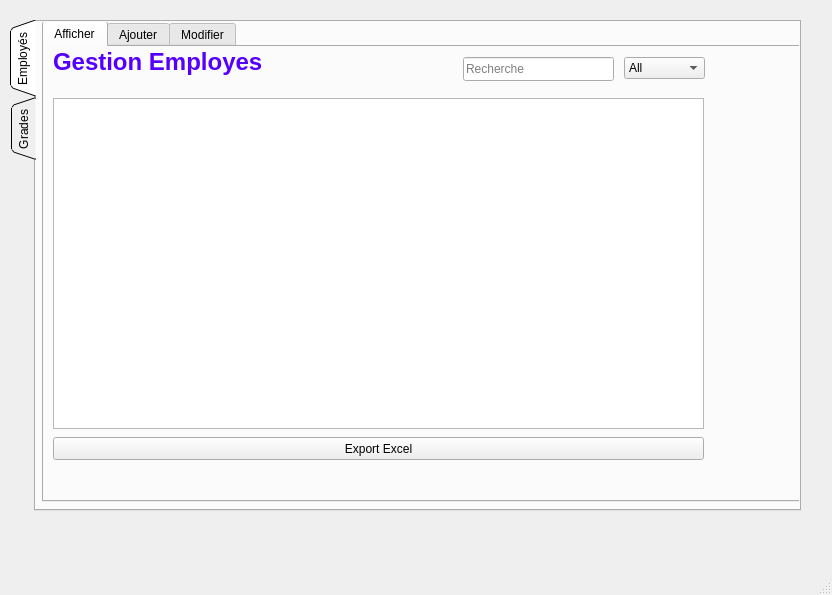
<?xml version="1.0" encoding="UTF-8"?>
<ui version="4.0">
 <class>gestion_adam</class>
 <widget class="QMainWindow" name="gestion_adam">
  <property name="geometry">
   <rect>
    <x>0</x>
    <y>0</y>
    <width>832</width>
    <height>595</height>
   </rect>
  </property>
  <property name="windowTitle">
   <string>MainWindow</string>
  </property>
  <widget class="QWidget" name="centralwidget">
   <widget class="QTabWidget" name="tabWidget">
    <property name="geometry">
     <rect>
      <x>10</x>
      <y>20</y>
      <width>791</width>
      <height>491</height>
     </rect>
    </property>
    <property name="tabPosition">
     <enum>QTabWidget::West</enum>
    </property>
    <property name="tabShape">
     <enum>QTabWidget::Triangular</enum>
    </property>
    <property name="currentIndex">
     <number>0</number>
    </property>
    <widget class="QWidget" name="tab">
     <attribute name="title">
      <string>Employés</string>
     </attribute>
     <widget class="QTabWidget" name="tabWidget_2">
      <property name="geometry">
       <rect>
        <x>6</x>
        <y>-1</y>
        <width>761</width>
        <height>481</height>
       </rect>
      </property>
      <property name="currentIndex">
       <number>0</number>
      </property>
      <widget class="QWidget" name="tab_3">
       <attribute name="title">
        <string>Afficher</string>
       </attribute>
       <widget class="QComboBox" name="employe_sel_col">
        <property name="geometry">
         <rect>
          <x>580</x>
          <y>10</y>
          <width>81</width>
          <height>22</height>
         </rect>
        </property>
        <item>
         <property name="text">
          <string>All</string>
         </property>
        </item>
        <item>
         <property name="text">
          <string>ID</string>
         </property>
        </item>
        <item>
         <property name="text">
          <string>Nom</string>
         </property>
        </item>
        <item>
         <property name="text">
          <string>Mail</string>
         </property>
        </item>
        <item>
         <property name="text">
          <string>Tel</string>
         </property>
        </item>
        <item>
         <property name="text">
          <string>Naissance</string>
         </property>
        </item>
        <item>
         <property name="text">
          <string>Grade</string>
         </property>
        </item>
        <item>
         <property name="text">
          <string>Salaire</string>
         </property>
        </item>
       </widget>
       <widget class="QLabel" name="label">
        <property name="geometry">
         <rect>
          <x>9</x>
          <y>0</y>
          <width>221</width>
          <height>31</height>
         </rect>
        </property>
        <property name="text">
         <string>&lt;html&gt;&lt;head/&gt;&lt;body&gt;&lt;p&gt;&lt;span style=&quot; font-size:18pt; font-weight:600; color:#5500ff;&quot;&gt;Gestion Employes&lt;/span&gt;&lt;/p&gt;&lt;/body&gt;&lt;/html&gt;</string>
        </property>
       </widget>
       <widget class="QTableView" name="table_employe">
        <property name="geometry">
         <rect>
          <x>9</x>
          <y>51</y>
          <width>651</width>
          <height>331</height>
         </rect>
        </property>
        <property name="styleSheet">
         <string notr="true"/>
        </property>
        <property name="sortingEnabled">
         <bool>true</bool>
        </property>
        <attribute name="horizontalHeaderCascadingSectionResizes">
         <bool>true</bool>
        </attribute>
        <attribute name="horizontalHeaderShowSortIndicator" stdset="0">
         <bool>true</bool>
        </attribute>
        <attribute name="horizontalHeaderStretchLastSection">
         <bool>false</bool>
        </attribute>
       </widget>
       <widget class="QPushButton" name="export_2">
        <property name="geometry">
         <rect>
          <x>9</x>
          <y>390</y>
          <width>651</width>
          <height>23</height>
         </rect>
        </property>
        <property name="text">
         <string>Export Excel</string>
        </property>
       </widget>
       <widget class="QLineEdit" name="rech_employe">
        <property name="geometry">
         <rect>
          <x>419</x>
          <y>10</y>
          <width>151</width>
          <height>24</height>
         </rect>
        </property>
        <property name="placeholderText">
         <string>Recherche</string>
        </property>
        <property name="clearButtonEnabled">
         <bool>true</bool>
        </property>
       </widget>
      </widget>
      <widget class="QWidget" name="tab_4">
       <attribute name="title">
        <string>Ajouter</string>
       </attribute>
       <widget class="QLabel" name="label_9">
        <property name="geometry">
         <rect>
          <x>190</x>
          <y>110</y>
          <width>121</width>
          <height>21</height>
         </rect>
        </property>
        <property name="text">
         <string>Nom et Prenom</string>
        </property>
       </widget>
       <widget class="QLabel" name="label_10">
        <property name="geometry">
         <rect>
          <x>190</x>
          <y>310</y>
          <width>121</width>
          <height>21</height>
         </rect>
        </property>
        <property name="text">
         <string>Salaire</string>
        </property>
       </widget>
       <widget class="QLabel" name="label_11">
        <property name="geometry">
         <rect>
          <x>210</x>
          <y>20</y>
          <width>201</width>
          <height>31</height>
         </rect>
        </property>
        <property name="text">
         <string>&lt;html&gt;&lt;head/&gt;&lt;body&gt;&lt;p&gt;&lt;span style=&quot; font-size:18pt; font-weight:600; color:#0000ff;&quot;&gt;Details Employe&lt;/span&gt;&lt;/p&gt;&lt;/body&gt;&lt;/html&gt;</string>
        </property>
       </widget>
       <widget class="QDateEdit" name="naissance">
        <property name="geometry">
         <rect>
          <x>330</x>
          <y>230</y>
          <width>131</width>
          <height>22</height>
         </rect>
        </property>
        <property name="calendarPopup">
         <bool>true</bool>
        </property>
        <property name="date">
         <date>
          <year>2000</year>
          <month>1</month>
          <day>1</day>
         </date>
        </property>
       </widget>
       <widget class="QDoubleSpinBox" name="salaire">
        <property name="geometry">
         <rect>
          <x>330</x>
          <y>310</y>
          <width>131</width>
          <height>22</height>
         </rect>
        </property>
       </widget>
       <widget class="QLineEdit" name="tel">
        <property name="geometry">
         <rect>
          <x>330</x>
          <y>190</y>
          <width>131</width>
          <height>20</height>
         </rect>
        </property>
        <property name="inputMask">
         <string>99 999 999</string>
        </property>
        <property name="text">
         <string>  </string>
        </property>
        <property name="maxLength">
         <number>10</number>
        </property>
       </widget>
       <widget class="QLabel" name="label_12">
        <property name="geometry">
         <rect>
          <x>190</x>
          <y>70</y>
          <width>121</width>
          <height>21</height>
         </rect>
        </property>
        <property name="text">
         <string>ID</string>
        </property>
       </widget>
       <widget class="QLineEdit" name="nom">
        <property name="geometry">
         <rect>
          <x>330</x>
          <y>110</y>
          <width>131</width>
          <height>20</height>
         </rect>
        </property>
       </widget>
       <widget class="QLineEdit" name="mail">
        <property name="geometry">
         <rect>
          <x>330</x>
          <y>150</y>
          <width>131</width>
          <height>20</height>
         </rect>
        </property>
        <property name="inputMask">
         <string>AAAAxxxxxxxxxx@AAAAxxx.AAa</string>
        </property>
        <property name="text">
         <string>@.</string>
        </property>
       </widget>
       <widget class="QLabel" name="label_13">
        <property name="geometry">
         <rect>
          <x>190</x>
          <y>190</y>
          <width>121</width>
          <height>21</height>
         </rect>
        </property>
        <property name="text">
         <string>Tel</string>
        </property>
       </widget>
       <widget class="QLabel" name="label_14">
        <property name="geometry">
         <rect>
          <x>190</x>
          <y>150</y>
          <width>121</width>
          <height>21</height>
         </rect>
        </property>
        <property name="text">
         <string>E-mail</string>
        </property>
       </widget>
       <widget class="QComboBox" name="grade">
        <property name="geometry">
         <rect>
          <x>330</x>
          <y>270</y>
          <width>131</width>
          <height>22</height>
         </rect>
        </property>
       </widget>
       <widget class="QLabel" name="label_15">
        <property name="geometry">
         <rect>
          <x>190</x>
          <y>270</y>
          <width>121</width>
          <height>21</height>
         </rect>
        </property>
        <property name="text">
         <string>Grade</string>
        </property>
       </widget>
       <widget class="QLineEdit" name="id_emp">
        <property name="geometry">
         <rect>
          <x>330</x>
          <y>70</y>
          <width>131</width>
          <height>20</height>
         </rect>
        </property>
       </widget>
       <widget class="QLabel" name="label_16">
        <property name="geometry">
         <rect>
          <x>190</x>
          <y>230</y>
          <width>121</width>
          <height>21</height>
         </rect>
        </property>
        <property name="text">
         <string>Date Naissance</string>
        </property>
       </widget>
       <widget class="QPushButton" name="btn_ajouter_emp">
        <property name="geometry">
         <rect>
          <x>330</x>
          <y>350</y>
          <width>75</width>
          <height>23</height>
         </rect>
        </property>
        <property name="text">
         <string>Ajouter</string>
        </property>
       </widget>
      </widget>
      <widget class="QWidget" name="tab_5">
       <attribute name="title">
        <string>Modifier</string>
       </attribute>
       <widget class="QLabel" name="label_17">
        <property name="geometry">
         <rect>
          <x>250</x>
          <y>210</y>
          <width>121</width>
          <height>21</height>
         </rect>
        </property>
        <property name="text">
         <string>Tel</string>
        </property>
       </widget>
       <widget class="QLabel" name="label_18">
        <property name="geometry">
         <rect>
          <x>250</x>
          <y>330</y>
          <width>121</width>
          <height>21</height>
         </rect>
        </property>
        <property name="text">
         <string>Salaire</string>
        </property>
       </widget>
       <widget class="QLabel" name="label_19">
        <property name="geometry">
         <rect>
          <x>250</x>
          <y>170</y>
          <width>121</width>
          <height>21</height>
         </rect>
        </property>
        <property name="text">
         <string>E-mail</string>
        </property>
       </widget>
       <widget class="QPushButton" name="btn_modif_emp">
        <property name="geometry">
         <rect>
          <x>390</x>
          <y>370</y>
          <width>75</width>
          <height>23</height>
         </rect>
        </property>
        <property name="text">
         <string>Modifier</string>
        </property>
       </widget>
       <widget class="QLabel" name="label_20">
        <property name="geometry">
         <rect>
          <x>250</x>
          <y>130</y>
          <width>121</width>
          <height>21</height>
         </rect>
        </property>
        <property name="text">
         <string>Nom et Prenom</string>
        </property>
       </widget>
       <widget class="QLabel" name="label_21">
        <property name="geometry">
         <rect>
          <x>250</x>
          <y>90</y>
          <width>121</width>
          <height>21</height>
         </rect>
        </property>
        <property name="text">
         <string>ID</string>
        </property>
       </widget>
       <widget class="QLineEdit" name="tel_modif">
        <property name="geometry">
         <rect>
          <x>390</x>
          <y>210</y>
          <width>131</width>
          <height>20</height>
         </rect>
        </property>
        <property name="inputMask">
         <string>99 999 999</string>
        </property>
        <property name="text">
         <string>  </string>
        </property>
        <property name="maxLength">
         <number>10</number>
        </property>
       </widget>
       <widget class="QLabel" name="label_22">
        <property name="geometry">
         <rect>
          <x>250</x>
          <y>250</y>
          <width>121</width>
          <height>21</height>
         </rect>
        </property>
        <property name="text">
         <string>Date Naissance</string>
        </property>
       </widget>
       <widget class="QLineEdit" name="mail_modif">
        <property name="geometry">
         <rect>
          <x>390</x>
          <y>170</y>
          <width>131</width>
          <height>20</height>
         </rect>
        </property>
        <property name="inputMask">
         <string>AAAAxxxxxxxxxx@AAAAxxx.AAa</string>
        </property>
        <property name="text">
         <string>@.</string>
        </property>
       </widget>
       <widget class="QLabel" name="label_23">
        <property name="geometry">
         <rect>
          <x>270</x>
          <y>40</y>
          <width>201</width>
          <height>31</height>
         </rect>
        </property>
        <property name="text">
         <string>&lt;html&gt;&lt;head/&gt;&lt;body&gt;&lt;p&gt;&lt;span style=&quot; font-size:18pt; font-weight:600; color:#0000ff;&quot;&gt;Details Employe&lt;/span&gt;&lt;/p&gt;&lt;/body&gt;&lt;/html&gt;</string>
        </property>
       </widget>
       <widget class="QComboBox" name="grade_modif">
        <property name="geometry">
         <rect>
          <x>390</x>
          <y>290</y>
          <width>131</width>
          <height>22</height>
         </rect>
        </property>
       </widget>
       <widget class="QLineEdit" name="nom_modif">
        <property name="geometry">
         <rect>
          <x>390</x>
          <y>130</y>
          <width>131</width>
          <height>20</height>
         </rect>
        </property>
       </widget>
       <widget class="QDateEdit" name="naissance_modif">
        <property name="geometry">
         <rect>
          <x>390</x>
          <y>250</y>
          <width>131</width>
          <height>22</height>
         </rect>
        </property>
        <property name="calendarPopup">
         <bool>true</bool>
        </property>
        <property name="date">
         <date>
          <year>2000</year>
          <month>1</month>
          <day>1</day>
         </date>
        </property>
       </widget>
       <widget class="QDoubleSpinBox" name="salaire_modif">
        <property name="geometry">
         <rect>
          <x>390</x>
          <y>330</y>
          <width>131</width>
          <height>22</height>
         </rect>
        </property>
       </widget>
       <widget class="QLabel" name="label_24">
        <property name="geometry">
         <rect>
          <x>250</x>
          <y>290</y>
          <width>121</width>
          <height>21</height>
         </rect>
        </property>
        <property name="text">
         <string>Grade</string>
        </property>
       </widget>
       <widget class="QComboBox" name="id_modif_emp">
        <property name="geometry">
         <rect>
          <x>390</x>
          <y>90</y>
          <width>131</width>
          <height>22</height>
         </rect>
        </property>
       </widget>
      </widget>
     </widget>
    </widget>
    <widget class="QWidget" name="tab_2">
     <attribute name="title">
      <string>Grades</string>
     </attribute>
     <widget class="QTabWidget" name="tabWidget_3">
      <property name="geometry">
       <rect>
        <x>0</x>
        <y>0</y>
        <width>711</width>
        <height>481</height>
       </rect>
      </property>
      <property name="currentIndex">
       <number>0</number>
      </property>
      <widget class="QWidget" name="tab_6">
       <attribute name="title">
        <string>Afficher</string>
       </attribute>
       <widget class="QComboBox" name="grade_sel_col">
        <property name="geometry">
         <rect>
          <x>580</x>
          <y>10</y>
          <width>81</width>
          <height>22</height>
         </rect>
        </property>
        <item>
         <property name="text">
          <string>All</string>
         </property>
        </item>
        <item>
         <property name="text">
          <string>ID</string>
         </property>
        </item>
        <item>
         <property name="text">
          <string>Description</string>
         </property>
        </item>
       </widget>
       <widget class="QLineEdit" name="rech_grade">
        <property name="geometry">
         <rect>
          <x>430</x>
          <y>10</y>
          <width>141</width>
          <height>24</height>
         </rect>
        </property>
        <property name="placeholderText">
         <string>Recherche</string>
        </property>
        <property name="clearButtonEnabled">
         <bool>true</bool>
        </property>
       </widget>
       <widget class="QTableView" name="table_grade">
        <property name="geometry">
         <rect>
          <x>10</x>
          <y>50</y>
          <width>651</width>
          <height>361</height>
         </rect>
        </property>
        <property name="selectionMode">
         <enum>QAbstractItemView::ExtendedSelection</enum>
        </property>
        <property name="sortingEnabled">
         <bool>true</bool>
        </property>
        <attribute name="horizontalHeaderShowSortIndicator" stdset="0">
         <bool>false</bool>
        </attribute>
       </widget>
       <widget class="QLabel" name="label_4">
        <property name="geometry">
         <rect>
          <x>30</x>
          <y>0</y>
          <width>211</width>
          <height>31</height>
         </rect>
        </property>
        <property name="text">
         <string>&lt;html&gt;&lt;head/&gt;&lt;body&gt;&lt;p&gt;&lt;span style=&quot; font-size:18pt; font-weight:600; color:#5500ff;&quot;&gt;Gestion Grades&lt;/span&gt;&lt;/p&gt;&lt;/body&gt;&lt;/html&gt;</string>
        </property>
       </widget>
       <widget class="QPushButton" name="btn_supp_grade">
        <property name="geometry">
         <rect>
          <x>280</x>
          <y>10</y>
          <width>75</width>
          <height>23</height>
         </rect>
        </property>
        <property name="text">
         <string>Supprimer</string>
        </property>
       </widget>
      </widget>
      <widget class="QWidget" name="tab_7">
       <attribute name="title">
        <string>Ajouter</string>
       </attribute>
       <widget class="QLineEdit" name="description">
        <property name="geometry">
         <rect>
          <x>220</x>
          <y>204</y>
          <width>113</width>
          <height>20</height>
         </rect>
        </property>
       </widget>
       <widget class="QLabel" name="label_5">
        <property name="geometry">
         <rect>
          <x>140</x>
          <y>208</y>
          <width>61</width>
          <height>16</height>
         </rect>
        </property>
        <property name="text">
         <string>Description</string>
        </property>
       </widget>
       <widget class="QLabel" name="label_3">
        <property name="geometry">
         <rect>
          <x>200</x>
          <y>120</y>
          <width>171</width>
          <height>41</height>
         </rect>
        </property>
        <property name="text">
         <string>&lt;html&gt;&lt;head/&gt;&lt;body&gt;&lt;p&gt;&lt;span style=&quot; font-size:18pt; font-weight:600; color:#0000ff;&quot;&gt;Details Grade&lt;/span&gt;&lt;/p&gt;&lt;/body&gt;&lt;/html&gt;</string>
        </property>
       </widget>
       <widget class="QLineEdit" name="id">
        <property name="geometry">
         <rect>
          <x>220</x>
          <y>177</y>
          <width>113</width>
          <height>20</height>
         </rect>
        </property>
       </widget>
       <widget class="QLabel" name="label_2">
        <property name="geometry">
         <rect>
          <x>140</x>
          <y>181</y>
          <width>47</width>
          <height>14</height>
         </rect>
        </property>
        <property name="text">
         <string>ID</string>
        </property>
       </widget>
       <widget class="QPushButton" name="btn_ajouter_Grade">
        <property name="geometry">
         <rect>
          <x>220</x>
          <y>260</y>
          <width>75</width>
          <height>23</height>
         </rect>
        </property>
        <property name="text">
         <string>Ajouter</string>
        </property>
       </widget>
      </widget>
      <widget class="QWidget" name="tab_8">
       <attribute name="title">
        <string>Modifier</string>
       </attribute>
       <widget class="QPushButton" name="btn_modifier_Grade">
        <property name="geometry">
         <rect>
          <x>310</x>
          <y>230</y>
          <width>75</width>
          <height>23</height>
         </rect>
        </property>
        <property name="text">
         <string>Modifier</string>
        </property>
       </widget>
       <widget class="QLabel" name="label_6">
        <property name="geometry">
         <rect>
          <x>230</x>
          <y>178</y>
          <width>61</width>
          <height>16</height>
         </rect>
        </property>
        <property name="text">
         <string>Description</string>
        </property>
       </widget>
       <widget class="QLabel" name="label_8">
        <property name="geometry">
         <rect>
          <x>230</x>
          <y>151</y>
          <width>47</width>
          <height>14</height>
         </rect>
        </property>
        <property name="text">
         <string>ID</string>
        </property>
       </widget>
       <widget class="QLabel" name="label_7">
        <property name="geometry">
         <rect>
          <x>290</x>
          <y>60</y>
          <width>171</width>
          <height>41</height>
         </rect>
        </property>
        <property name="text">
         <string>&lt;html&gt;&lt;head/&gt;&lt;body&gt;&lt;p&gt;&lt;span style=&quot; font-size:18pt; font-weight:600; color:#0000ff;&quot;&gt;Details Grade&lt;/span&gt;&lt;/p&gt;&lt;/body&gt;&lt;/html&gt;</string>
        </property>
       </widget>
       <widget class="QComboBox" name="id_modif">
        <property name="geometry">
         <rect>
          <x>310</x>
          <y>140</y>
          <width>101</width>
          <height>22</height>
         </rect>
        </property>
       </widget>
       <widget class="QLineEdit" name="description_modif">
        <property name="geometry">
         <rect>
          <x>310</x>
          <y>174</y>
          <width>113</width>
          <height>20</height>
         </rect>
        </property>
       </widget>
      </widget>
     </widget>
    </widget>
   </widget>
  </widget>
  <widget class="QMenuBar" name="menubar">
   <property name="geometry">
    <rect>
     <x>0</x>
     <y>0</y>
     <width>832</width>
     <height>22</height>
    </rect>
   </property>
  </widget>
  <widget class="QStatusBar" name="statusbar"/>
  <action name="actionadd_employe">
   <property name="icon">
    <iconset>
     <normaloff>:/res/img/user-add-icon---shine-set-add-new-user-add-user-30.png</normaloff>:/res/img/user-add-icon---shine-set-add-new-user-add-user-30.png</iconset>
   </property>
   <property name="text">
    <string>add_employe</string>
   </property>
   <property name="shortcut">
    <string>Ctrl+A</string>
   </property>
  </action>
  <action name="actiondelete_employe">
   <property name="icon">
    <iconset>
     <normaloff>:/res/img/images.png</normaloff>:/res/img/images.png</iconset>
   </property>
   <property name="text">
    <string>delete_employe</string>
   </property>
   <property name="shortcut">
    <string>Ctrl+D</string>
   </property>
  </action>
  <action name="actionadd_grade">
   <property name="icon">
    <iconset>
     <normaloff>:/res/img/Add-icon.png</normaloff>:/res/img/Add-icon.png</iconset>
   </property>
   <property name="text">
    <string>add_grade</string>
   </property>
   <property name="shortcut">
    <string>Ctrl+Shift+A</string>
   </property>
  </action>
  <action name="actiondelete_grade">
   <property name="icon">
    <iconset>
     <normaloff>:/res/img/delete-icon.png</normaloff>:/res/img/delete-icon.png</iconset>
   </property>
   <property name="text">
    <string>delete_grade</string>
   </property>
   <property name="shortcut">
    <string>Ctrl+Shift+D</string>
   </property>
  </action>
 </widget>
 <resources/>
 <connections/>
</ui>
